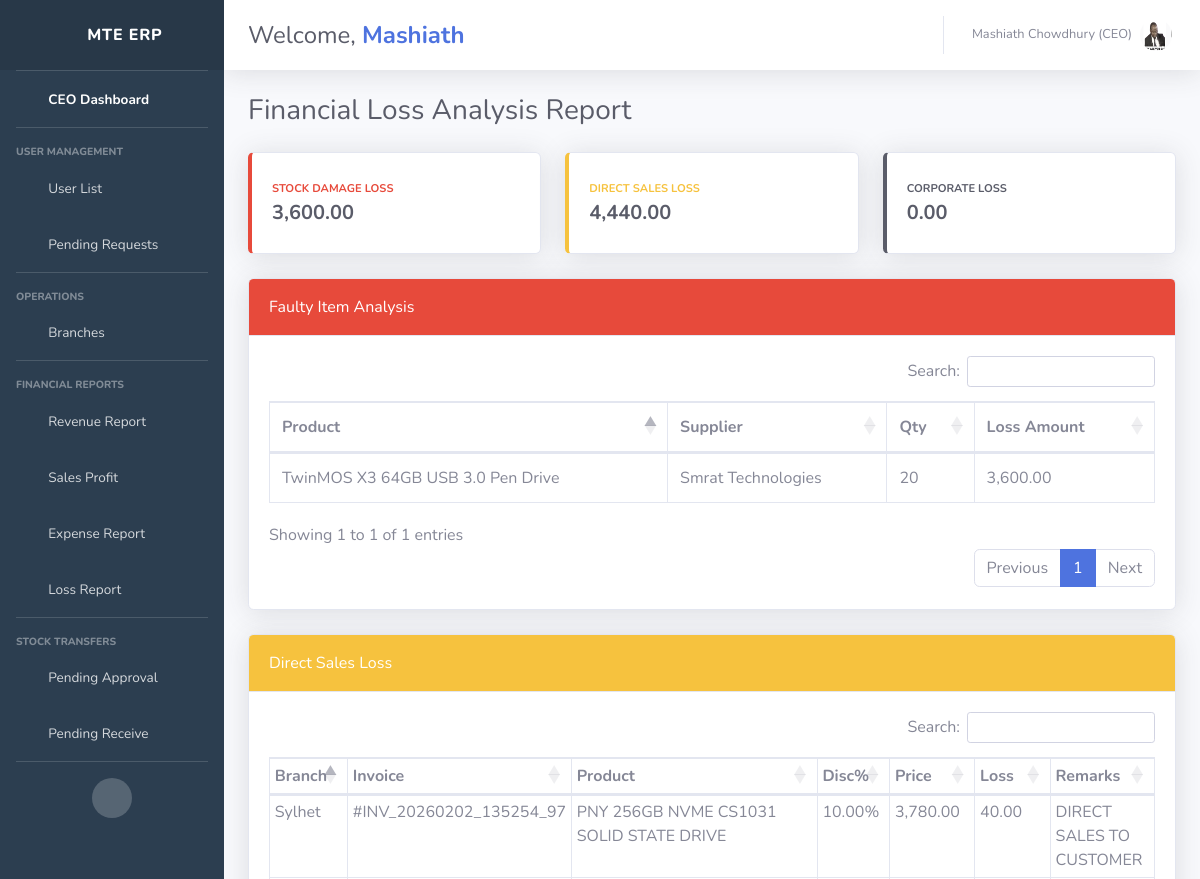
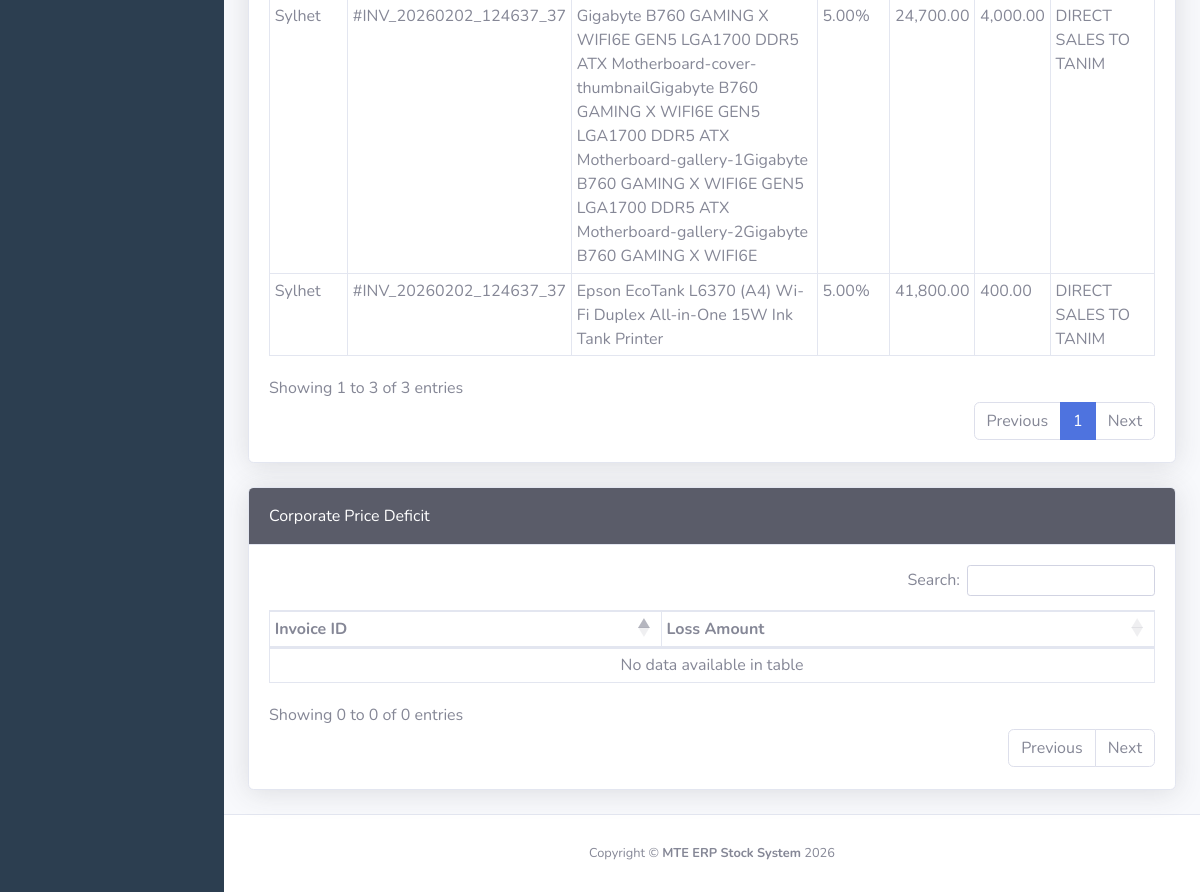
The app's page /main/ceo/loss_report.php (signed in) with its own data (2 pictures, top to bottom).
### tables this page shows
CREATE TABLE `user` (
  `id` int(11) NOT NULL,
  `s_name` varchar(255) NOT NULL,
  `f_name` varchar(255) NOT NULL,
  `m_name` varchar(255) NOT NULL,
  `dod` varchar(255) NOT NULL,
  `blood` varchar(255) NOT NULL,
  `gender` varchar(255) NOT NULL,
  `phone` varchar(255) NOT NULL,
  `per_careof` varchar(255) NOT NULL,
  `per_village` varchar(255) NOT NULL,
  `pdivi` varchar(255) NOT NULL,
  `pdist` varchar(255) NOT NULL,
  `p_posto` varchar(255) NOT NULL,
  `image` varchar(255) NOT NULL,
  `nid` varchar(255) NOT NULL,
  `email` varchar(255) NOT NULL,
  `password` varchar(255) NOT NULL,
  `status` int(11) NOT NULL DEFAULT 0,
  `branch_id` int(11) DEFAULT NULL,
  `user_type` int(11) NOT NULL
);

CREATE TABLE `direct_sales` (
  `sale_id` int(11) NOT NULL,
  `invoice_no` varchar(255) DEFAULT NULL,
  `cus_id` int(11) DEFAULT NULL,
  `customer_code` int(11) DEFAULT NULL,
  `product_stock_id` int(11) DEFAULT NULL,
  `product_name` varchar(255) DEFAULT NULL,
  `product_code` varchar(255) DEFAULT NULL,
  `qty` int(11) DEFAULT NULL,
  `buy_price` int(11) NOT NULL,
  `sell_price` decimal(10,2) DEFAULT NULL,
  `total_price` decimal(10,2) DEFAULT NULL,
  `paid_amount` decimal(10,2) DEFAULT NULL,
  `due_amount` decimal(10,2) DEFAULT NULL,
  `branch_id` int(11) DEFAULT NULL,
  `status` tinyint(4) DEFAULT 0,
  `created_at` timestamp NOT NULL DEFAULT current_timestamp(),
  `discount_percent` decimal(5,2) DEFAULT NULL,
  `remarks` text DEFAULT NULL
);

CREATE TABLE `branches` (
  `branch_id` int(11) NOT NULL,
  `branch_name` varchar(255) NOT NULL,
  `address` varchar(255) NOT NULL
);

### main/ceo/loss_report.php (the view, shortened to what this page needs)
<?php
include('ini/header.php');
include('dbcon.php');
$date_filter = "";
$faulty_where = "WHERE 1=1" . str_replace('created_at', 'f.created_at', $date_filter);
$faulty_sql = "SELECT f.product_id, p.name as product_name, s.sup_name, SUM(f.qty) as total_qty, SUM(f.loss_amount) as total_faulty_loss
               FROM stock_faulty_items f
               LEFT JOIN product p ON f.product_id = p.id
               LEFT JOIN supplier s ON f.supplier_id = s.id
               $faulty_where
               GROUP BY f.product_id, f.supplier_id
               ORDER BY total_faulty_loss DESC";
$faulty_res = mysqli_query($con, $faulty_sql);
$direct_where = "WHERE (ds.sell_price * (1 - (ds.discount_percent/100))) < ds.buy_price" . str_replace('created_at', 'ds.created_at', $date_filter);
$direct_loss_sql = "SELECT ds.invoice_no, ds.product_name, ds.qty, ds.buy_price, ds.sell_price, ds.discount_percent, ds.remarks, b.branch_name,
                        ((ds.buy_price - (ds.sell_price * (1 - (ds.discount_percent/100)))) * ds.qty) as calc_loss
                    FROM direct_sales ds
                    LEFT JOIN branches b ON ds.branch_id = b.branch_id
                    $direct_where ORDER BY ds.created_at DESC";
$direct_res = mysqli_query($con, $direct_loss_sql);
?>
<div class="container-fluid">
    <h1 class="h3 mb-4 text-gray-800">Financial Loss Analysis Report</h1>
    <div class="row">
        <div class="col-xl-4 col-md-6 mb-4">
            <div class="card border-left-danger shadow h-100 py-2">
                <div class="card-body">
                    <div class="text-xs font-weight-bold text-danger text-uppercase mb-1">Stock Damage Loss</div>
                    <div class="h5 mb-0 font-weight-bold text-gray-800" id="faulty_sum_display">0.00</div>
                </div>
            </div>
        </div>
        <div class="col-xl-4 col-md-6 mb-4">
            <div class="card border-left-warning shadow h-100 py-2">
                <div class="card-body">
                    <div class="text-xs font-weight-bold text-warning text-uppercase mb-1">Direct Sales Loss</div>
                    <div id="direct_loss_summary" class="h5 mb-0 font-weight-bold text-gray-800">0.00</div>
                </div>
            </div>
        </div>
        <div class="col-xl-4 col-md-6 mb-4">
            <div class="card border-left-dark shadow h-100 py-2">
                <div class="card-body">
                    <div class="text-xs font-weight-bold text-dark text-uppercase mb-1">Corporate Loss</div>
                    <div id="corp_loss_summary" class="h5 mb-0 font-weight-bold text-gray-800">0.00</div>
                </div>
            </div>
        </div>
    </div>
    <div class="card shadow mb-4">
        <div class="card-header py-3 bg-danger text-white">Faulty Item Analysis</div>
        <div class="card-body">
            <div class="table-responsive">
                <table id="table1" class="table table-bordered datatable-export" width="100%">
                    <thead><tr><th>Product</th><th>Supplier</th><th>Qty</th><th>Loss Amount</th></tr></thead>
                    <tbody>
                        <?php
                        while($f_row = mysqli_fetch_assoc($faulty_res)) {
                        ?>
                        <tr>
                            <td><?php echo $f_row['product_name']; ?></td>
                            <td><?php echo $f_row['sup_name']; ?></td>
                            <td><?php echo $f_row['total_qty']; ?></td>
                            <td><?php echo number_format($f_row['total_faulty_loss'], 2); ?></td>
                        </tr>
                        <?php } ?>
                    </tbody>
                </table>
            </div>
        </div>
    </div>
    <div class="card shadow mb-4">
        <div class="card-header py-3 bg-warning text-white">Direct Sales Loss</div>
        <div class="card-body">
            <div class="table-responsive">
                <table id="table2" class="table table-sm table-bordered datatable-export" width="100%">
                    <thead><tr><th>Branch</th><th>Invoice</th><th>Product</th><th>Disc%</th><th>Price</th><th>Loss</th><th>Remarks</th></tr></thead>
                    <tbody>
                        <?php while($d_row = mysqli_fetch_assoc($direct_res)) {
                            $effective_price = $d_row['sell_price'] * (1 - ($d_row['discount_percent']/100));
                        ?>
                        <tr>
                            <td><?php echo $d_row['branch_name']; ?></td>
                            <td>#<?php echo $d_row['invoice_no']; ?></td>
                            <td><?php echo $d_row['product_name']; ?></td>
                            <td><?php echo $d_row['discount_percent']; ?>%</td>
                            <td><?php echo number_format($effective_price, 2); ?></td>
                            <td><?php echo number_format($d_row['calc_loss'], 2); ?></td>
                            <td><?php echo $d_row['remarks']; ?></td>
                        </tr>
                        <?php } ?>
                    </tbody>
                </table>
            </div>
        </div>
    </div>
    <div class="card shadow mb-4">
        <div class="card-header py-3 bg-dark text-white">Corporate Price Deficit</div>
        <div class="card-body">
            <div class="table-responsive">
                <table id="table3" class="table table-sm table-bordered datatable-export" width="100%">
                    <thead><tr><th>Invoice ID</th><th>Loss Amount</th></tr></thead>
                    <tbody>
                    </tbody>
                </table>
            </div>
        </div>
    </div>
</div>
<?php include('ini/footer.php'); ?>

### main/ceo/ini/header.php (shortened to what this page needs)
<?php
include('dbcon.php');
$id = intval($_SESSION['id']);
$sql = "SELECT u.*, b.branch_name FROM user u LEFT JOIN branches b ON u.branch_id = b.branch_id WHERE u.id = $id";
$exe = mysqli_query($con, $sql);
$data = mysqli_fetch_assoc($exe);
$firstName = explode(' ', trim($data['s_name']))[0];
?>
<!DOCTYPE html>
<html lang="en">
<head>
    <link href="vendor/fontawesome-free/css/all.min.css" rel="stylesheet" type="text/css">
    <link href="css/sb-admin-2.min.css" rel="stylesheet">
    <link rel="stylesheet" href="https://cdn.datatables.net/1.13.6/css/dataTables.bootstrap4.min.css">
    <link rel="stylesheet" href="https://cdn.datatables.net/buttons/2.4.1/css/buttons.bootstrap4.min.css">
</head>
<body id="page-top">
    <div id="wrapper">
        <ul class="navbar-nav sidebar sidebar-dark accordion" id="accordionSidebar">
            <a class="sidebar-brand d-flex align-items-center justify-content-center" href="index.php">
                <div class="sidebar-brand-icon rotate-n-15"><i class="fas fa-rocket"></i></div>
                <div class="sidebar-brand-text mx-3">MTE ERP</div>
            </a>
            <hr class="sidebar-divider my-0">
            <li class="nav-item active">
                <a class="nav-link" href="index.php">
                    <i class="fas fa-fw fa-tachometer-alt"></i>
                    <span>CEO Dashboard</span></a>
            </li>
            <hr class="sidebar-divider">
            <div class="sidebar-heading">User Management</div>
            <li class="nav-item">
                <a class="nav-link" href="all_user.php"><i class="fas fa-users"></i> <span>User List</span></a>
            </li>
            <li class="nav-item">
                <a class="nav-link" href="u_request.php"><i class="fas fa-user-clock"></i> <span>Pending Requests</span></a>
            </li>
            <hr class="sidebar-divider">
            <div class="sidebar-heading">Operations</div>
            <li class="nav-item">
                <a class="nav-link collapsed" href="#" data-toggle="collapse" data-target="#branchMenu">
                    <i class="fas fa-store"></i> <span>Branches</span>
                </a>
            </li>
            <hr class="sidebar-divider">
            <div class="sidebar-heading">Financial Reports</div>
            <li class="nav-item">
                <a class="nav-link" href="revenu_report.php"><i class="fas fa-chart-line text-success"></i> <span>Revenue Report</span></a>
            </li>
            <li class="nav-item">
                <a class="nav-link" href="profit_report.php"><i class="fas fa-hand-holding-usd"></i> <span>Sales Profit</span></a>
            </li>
            <li class="nav-item">
                <a class="nav-link" href="expense_report_all.php"><i class="fas fa-file-invoice-dollar"></i> <span>Expense Report</span></a>
            </li>
            <li class="nav-item">
                <a class="nav-link" href="loss_report.php"><i class="fas fa-exclamation-triangle text-warning"></i> <span>Loss Report</span></a>
            </li>
            <hr class="sidebar-divider">
            <div class="sidebar-heading">Stock Transfers</div>
            <li class="nav-item">
                <a class="nav-link" href="transfer_approval_pending.php"><i class="fas fa-check-circle"></i> <span>Pending Approval</span></a>
            </li>
            <li class="nav-item">
                <a class="nav-link" href="transfer_receive_pending.php"><i class="fas fa-truck-loading"></i> <span>Pending Receive</span></a>
            </li>
            <hr class="sidebar-divider d-none d-md-block">
            <div class="text-center d-none d-md-inline">
                <button class="rounded-circle border-0" id="sidebarToggle"></button>
            </div>
        </ul>
        <div id="content-wrapper" class="d-flex flex-column">
            <div id="content">
                <nav class="navbar navbar-expand navbar-light bg-white topbar mb-4 static-top shadow">
                    <h1 class="h4 mb-0 text-gray-800 ml-2">Welcome, <span class="text-primary font-weight-bold"><?php echo $firstName ?></span></h1>
                    <ul class="navbar-nav ml-auto">
                        <li class="nav-item dropdown no-arrow">
                            <a class="nav-link dropdown-toggle" href="#" id="userDropdown" data-toggle="dropdown">
                                <span class="mr-2 d-none d-lg-inline text-gray-600 small"><?php echo $data['s_name'] ?> (CEO)</span>
                                <img class="img-profile rounded-circle" src="../../user_img/<?php echo $data['image'] ?>">
                            </a>
                        </li>
                    </ul>
                </nav>

### main/ceo/ini/header.php (style rules this page uses)
.sidebar { background: #2c3e50 !important; }
.sidebar-brand { background: rgba(0,0,0,0.1); }
.nav-item i { width: 1.5rem; text-align: center; margin-right: 5px; }

### records on screen
user: s_name "Mashiath", s_name "Mashiath Chowdhury", image (picture)
direct_sales: branch.branch_name "Sylhet", invoice_no "INV_20260202_135254_97", product_name "PNY 256GB NVME CS1031 SOLID STATE DRIVE", discount_percent "10.00", effective_price "3,780.00", calc_loss "40.00", remarks "DIRECT SALES TO CUSTOMER"
direct_sales: branch.branch_name "Sylhet", invoice_no "INV_20260202_124637_37", product_name "Gigabyte B760 GAMING X WIFI6E GEN5 LGA1700 DDR5 ATX Motherboard-cover-thumbnailGigabyte B760 GAMING X WIFI6E GEN5 LGA1700 DDR5 ATX Motherboard-gallery-1Gigabyte B760 GAMING X WIFI6E GEN5 LGA1700 DDR5 ATX Motherboard-gallery-2Gigabyte B760 GAMING X WIFI6E", discount_percent "5.00", effective_price "24,700.00", calc_loss "4,000.00", remarks "DIRECT SALES TO TANIM"
direct_sales: branch.branch_name "Sylhet", invoice_no "INV_20260202_124637_37", product_name "Epson EcoTank L6370 (A4) Wi-Fi Duplex All-in-One 15W Ink Tank Printer", discount_percent "5.00", effective_price "41,800.00", calc_loss "400.00", remarks "DIRECT SALES TO TANIM"

### other values on screen
$f_row['product_name'] "TwinMOS X3 64GB USB 3.0 Pen Drive"
$f_row['sup_name'] "Smrat Technologies"
$f_row['total_qty'] "20"
$f_row['total_faulty_loss'] "3,600.00"
